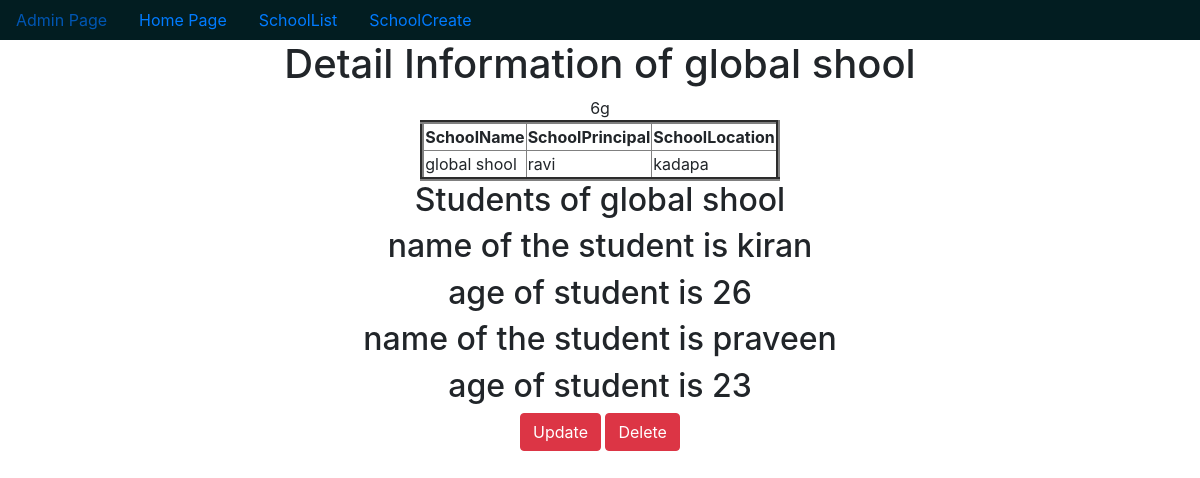
/1/, run on the app's committed database.
### app/models.py (models this page shows, shortened)
class School(models.Model):
    sname = models.CharField(max_length=20)
    sprincipal = models.CharField(max_length=20)
    slocation = models.CharField(max_length=20)
    def __str__(self):
        return self.sname

class Student(models.Model):
    stname = models.CharField(max_length = 20)
    stage = models.IntegerField()
    sname = models.ForeignKey(School,on_delete=models.CASCADE,related_name='students')

### app/views.py (the view)
# urls.py: re_path('(?P<pk>\d+)/',SchoolDetail.as_view(),name ='detail'),
class SchoolDetail(DetailView):
    model = School
    context_object_name = 'schoolobj'

### templates/app/school_detail.html (shortened to what this page needs)
{% extends  'app/dummy.html' %}
{% block body_block %}
    <h1>Detail Information of {{schoolobj}}</h1>
    <table border="4px">
    <tr>
        <th>SchoolName</th>
        <th>SchoolPrincipal</th>
        <th>SchoolLocation</th>
    </tr>
    <tr>
        <td>{{schoolobj.sname}}</td>
        <td>{{schoolobj.sprincipal}}</td>
        <td>{{schoolobj.slocation}}</td>
    </tr>
    </table>
    <h2>Students of {{schoolobj}} </h2>
        {% for st in schoolobj.students.all %}
            <h2>name of the student is {{st.stname}}</h2>
            <h2>age of student is {{st.stage}}</h2>
        {% endfor %}
        <a href="{% url 'update' pk=schoolobj.pk %}" class ="btn btn-danger " >Update</a>
        <a href="{% url 'delete' pk=schoolobj.pk %}" class ="btn btn-danger " >Delete</a>
{% endblock %}

### data on the page
School: sname "global shool", sprincipal "ravi", slocation "kadapa"
Student: stname "kiran", stage "26"
Student: stname "praveen", stage "23"
